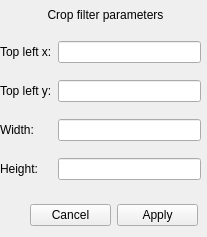
<?xml version="1.0" encoding="UTF-8"?>
<ui version="4.0">
 <class>CropFilter</class>
 <widget class="QWidget" name="CropFilter">
  <property name="geometry">
   <rect>
    <x>0</x>
    <y>0</y>
    <width>207</width>
    <height>237</height>
   </rect>
  </property>
  <property name="windowTitle">
   <string>Form</string>
  </property>
  <widget class="QWidget" name="gridLayoutWidget">
   <property name="geometry">
    <rect>
     <x>0</x>
     <y>30</y>
     <width>201</width>
     <height>161</height>
    </rect>
   </property>
   <layout class="QGridLayout" name="gridLayout">
    <item row="0" column="0">
     <widget class="QLabel" name="lTopLeftX">
      <property name="text">
       <string>Top left x:</string>
      </property>
     </widget>
    </item>
    <item row="3" column="0">
     <widget class="QLabel" name="lHeight">
      <property name="text">
       <string>Height:</string>
      </property>
     </widget>
    </item>
    <item row="1" column="0">
     <widget class="QLabel" name="lTopLeftY">
      <property name="text">
       <string>Top left y:</string>
      </property>
     </widget>
    </item>
    <item row="2" column="0">
     <widget class="QLabel" name="lWidth">
      <property name="text">
       <string>Width:</string>
      </property>
     </widget>
    </item>
    <item row="0" column="1">
     <widget class="QLineEdit" name="ctrlX"/>
    </item>
    <item row="1" column="1">
     <widget class="QLineEdit" name="ctrlY"/>
    </item>
    <item row="2" column="1">
     <widget class="QLineEdit" name="ctrlWidth"/>
    </item>
    <item row="3" column="1">
     <widget class="QLineEdit" name="ctrlHeight"/>
    </item>
   </layout>
  </widget>
  <widget class="QLabel" name="lTitle">
   <property name="geometry">
    <rect>
     <x>5</x>
     <y>-1</y>
     <width>201</width>
     <height>31</height>
    </rect>
   </property>
   <property name="text">
    <string>Crop filter parameters</string>
   </property>
   <property name="alignment">
    <set>Qt::AlignCenter</set>
   </property>
  </widget>
  <widget class="QWidget" name="horizontalLayoutWidget">
   <property name="geometry">
    <rect>
     <x>30</x>
     <y>200</y>
     <width>168</width>
     <height>31</height>
    </rect>
   </property>
   <layout class="QHBoxLayout" name="horizontalLayout">
    <item>
     <widget class="QPushButton" name="ctrlCancel">
      <property name="text">
       <string>Cancel</string>
      </property>
     </widget>
    </item>
    <item>
     <widget class="QPushButton" name="ctrlApply">
      <property name="text">
       <string>Apply</string>
      </property>
     </widget>
    </item>
   </layout>
  </widget>
 </widget>
 <resources/>
 <connections/>
</ui>
